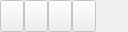
<?xml version="1.0" encoding="UTF-8"?>
<ui version="4.0">
 <class>EmulatorOptionActions</class>
 <widget class="QWidget" name="EmulatorOptionActions">
  <property name="geometry">
   <rect>
    <x>0</x>
    <y>0</y>
    <width>128</width>
    <height>32</height>
   </rect>
  </property>
  <layout class="QGridLayout" name="gridLayout">
   <property name="margin">
    <number>0</number>
   </property>
   <property name="spacing">
    <number>0</number>
   </property>
   <item row="0" column="3">
    <widget class="QToolButton" name="toolButtonStore">
     <property name="enabled">
      <bool>false</bool>
     </property>
     <property name="sizePolicy">
      <sizepolicy hsizetype="Fixed" vsizetype="Minimum">
       <horstretch>0</horstretch>
       <verstretch>0</verstretch>
      </sizepolicy>
     </property>
     <property name="toolTip">
      <string>Store value</string>
     </property>
     <property name="icon">
      <iconset resource="../qmc2.qrc">
       <normaloff>:/data/img/filesaveas.png</normaloff>:/data/img/filesaveas.png</iconset>
     </property>
    </widget>
   </item>
   <item row="0" column="5">
    <spacer name="horizontalSpacer">
     <property name="orientation">
      <enum>Qt::Horizontal</enum>
     </property>
     <property name="sizeHint" stdset="0">
      <size>
       <width>0</width>
       <height>20</height>
      </size>
     </property>
    </spacer>
   </item>
   <item row="0" column="1">
    <widget class="QToolButton" name="toolButtonRevert">
     <property name="enabled">
      <bool>false</bool>
     </property>
     <property name="sizePolicy">
      <sizepolicy hsizetype="Fixed" vsizetype="Minimum">
       <horstretch>0</horstretch>
       <verstretch>0</verstretch>
      </sizepolicy>
     </property>
     <property name="toolTip">
      <string>Revert to stored value</string>
     </property>
     <property name="icon">
      <iconset resource="../qmc2.qrc">
       <normaloff>:/data/img/undo.png</normaloff>:/data/img/undo.png</iconset>
     </property>
    </widget>
   </item>
   <item row="0" column="4">
    <widget class="QToolButton" name="toolButtonEnforceDefault">
     <property name="enabled">
      <bool>false</bool>
     </property>
     <property name="sizePolicy">
      <sizepolicy hsizetype="Fixed" vsizetype="Minimum">
       <horstretch>0</horstretch>
       <verstretch>0</verstretch>
      </sizepolicy>
     </property>
     <property name="toolTip">
      <string>Forcibly pass the default value (when checked)</string>
     </property>
     <property name="icon">
      <iconset resource="../qmc2.qrc">
       <normaloff>:/data/img/enforce.png</normaloff>:/data/img/enforce.png</iconset>
     </property>
     <property name="checkable">
      <bool>true</bool>
     </property>
    </widget>
   </item>
   <item row="0" column="0">
    <widget class="QToolButton" name="toolButtonReset">
     <property name="enabled">
      <bool>false</bool>
     </property>
     <property name="sizePolicy">
      <sizepolicy hsizetype="Fixed" vsizetype="Minimum">
       <horstretch>0</horstretch>
       <verstretch>0</verstretch>
      </sizepolicy>
     </property>
     <property name="toolTip">
      <string>Reset to default value</string>
     </property>
     <property name="icon">
      <iconset resource="../qmc2.qrc">
       <normaloff>:/data/img/broom.png</normaloff>:/data/img/broom.png</iconset>
     </property>
    </widget>
   </item>
  </layout>
 </widget>
 <tabstops>
  <tabstop>toolButtonReset</tabstop>
  <tabstop>toolButtonRevert</tabstop>
  <tabstop>toolButtonStore</tabstop>
 </tabstops>
 <resources>
  <include location="../qmc2.qrc"/>
 </resources>
 <connections/>
</ui>
